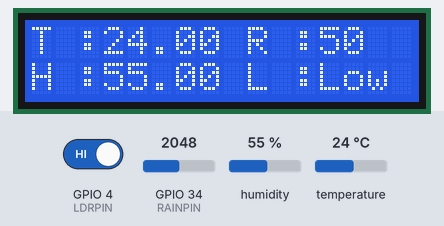
Recording of a sketch running on a simulated ESP32. Shown: 16×2 character LCD. The inputs (shaded band) are chosen by the test bench; at power-on: GPIO 4 (LDRPIN) HIGH, humidity 55 %, GPIO 34 (RAINPIN) = 2048, temperature 24 °C. WiFi joins after 1.5 s; servers stay silent unless stated.

Above: at 3.5 s.
3.6 s: GPIO 4 (LDRPIN) driven LOW
At 4.2 s:
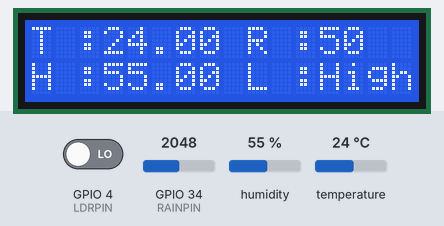
5.3 s: humidity set to 22 %
At 6.5 s:
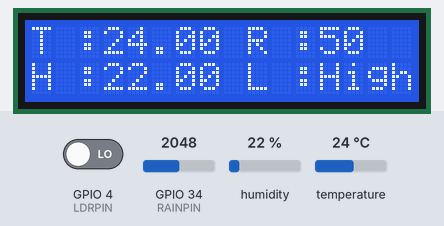
7.4 s: GPIO 34 (RAINPIN) set to 2866
At 8.4 s:
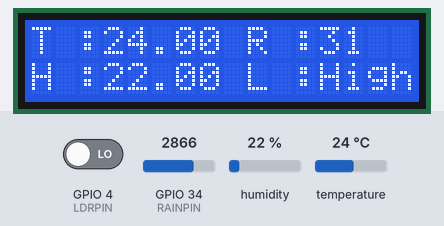
9.3 s: temperature set to 12 °C
At 12.3 s:
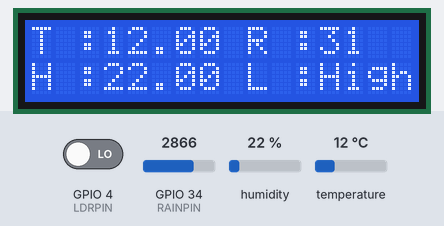
13.4 s: GPIO 34 (RAINPIN) set to 3603
At 14.2 s:
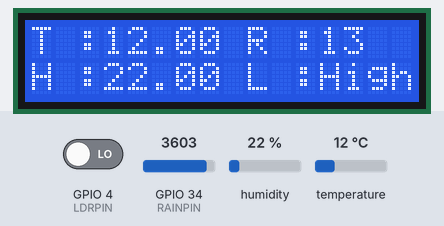
15.3 s: GPIO 4 (LDRPIN) driven HIGH
At 16.8 s:
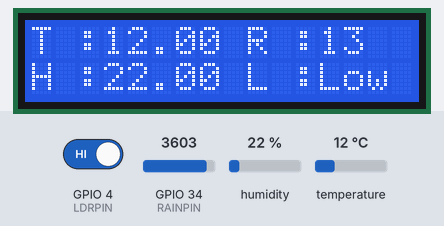
Timing chart, 0 to 18.3 s (numbered marks = the images above; inputs shaded):
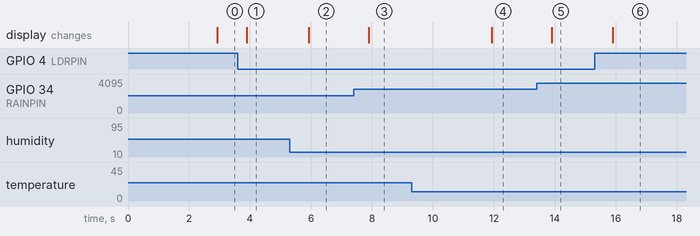

Measured:
- after the input at 3.6 s, the display: changes after 0.30 s (image 1)
- after the input at 5.3 s, the display: changes after 0.62 s (image 2)
- after the input at 7.4 s, the display: changes after 0.50 s (image 3)
- after the input at 9.3 s, the display: changes after 2.6 s (image 4)
- after the input at 13.4 s, the display: changes after 0.50 s (image 5)
- after the input at 15.3 s, the display: changes after 0.60 s (image 6)

The sketch:

esp-32_code.ino
```cpp
#include <LiquidCrystal_I2C.h>
#define BLYNK_PRINT Serial
#include <WiFi.h>
#include <BlynkSimpleEsp32.h>
#include <DHT.h>

LiquidCrystal_I2C lcd(0x27, 16, 2);

char auth[] = "4Tw2uOkxaplY6-KKByYGQlDOGHvk73_f";
char ssid[] = "Dialog 4G 025";
char pass[] = "jangu1234";

#define DHTPIN 15 // Choose GPIO15 or your choice
#define LDRPIN 4 // Digital pin for LDR logic
#define RAINPIN 34 // Analog-capable GPIO for rain sensor

DHT dht(DHTPIN, DHT11);
BlynkTimer timer;

void weather() {
  float h = dht.readHumidity();
  float t = dht.readTemperature();
  int r = analogRead(RAINPIN);
  bool l = digitalRead(LDRPIN);

  r = map(r, 0, 4095, 100, 0); // ESP32 ADC is 12-bit

  if (isnan(h) || isnan(t)) {
    Serial.println("Failed to read from DHT sensor!");
    return;
  }

  Blynk.virtualWrite(V0, t);
  Blynk.virtualWrite(V1, h);
  Blynk.virtualWrite(V2, r);

  WidgetLED led1(V3);
  if (l == 0) {
    led1.on();
    lcd.setCursor(9, 1);
    lcd.print("L :High ");
  } else {
    led1.off();
    lcd.setCursor(9, 1);
    lcd.print("L :Low ");
  }

  lcd.setCursor(0, 0);
  lcd.print("T :");
  lcd.print(t);

  lcd.setCursor(0, 1);
  lcd.print("H :");
  lcd.print(h);

  lcd.setCursor(9, 0);
  lcd.print("R :");
  lcd.print(r);
  lcd.print(" ");
}

void setup() {
  Serial.begin(9600);
  lcd.init();
  lcd.backlight();
  Blynk.begin(auth, ssid, pass);
  dht.begin();
  pinMode(LDRPIN, INPUT);
  timer.setInterval(1000L, weather);
}

void loop() {
  Blynk.run();
  timer.run();
}
```

SD_card_Module_code.ino
```cpp

```
